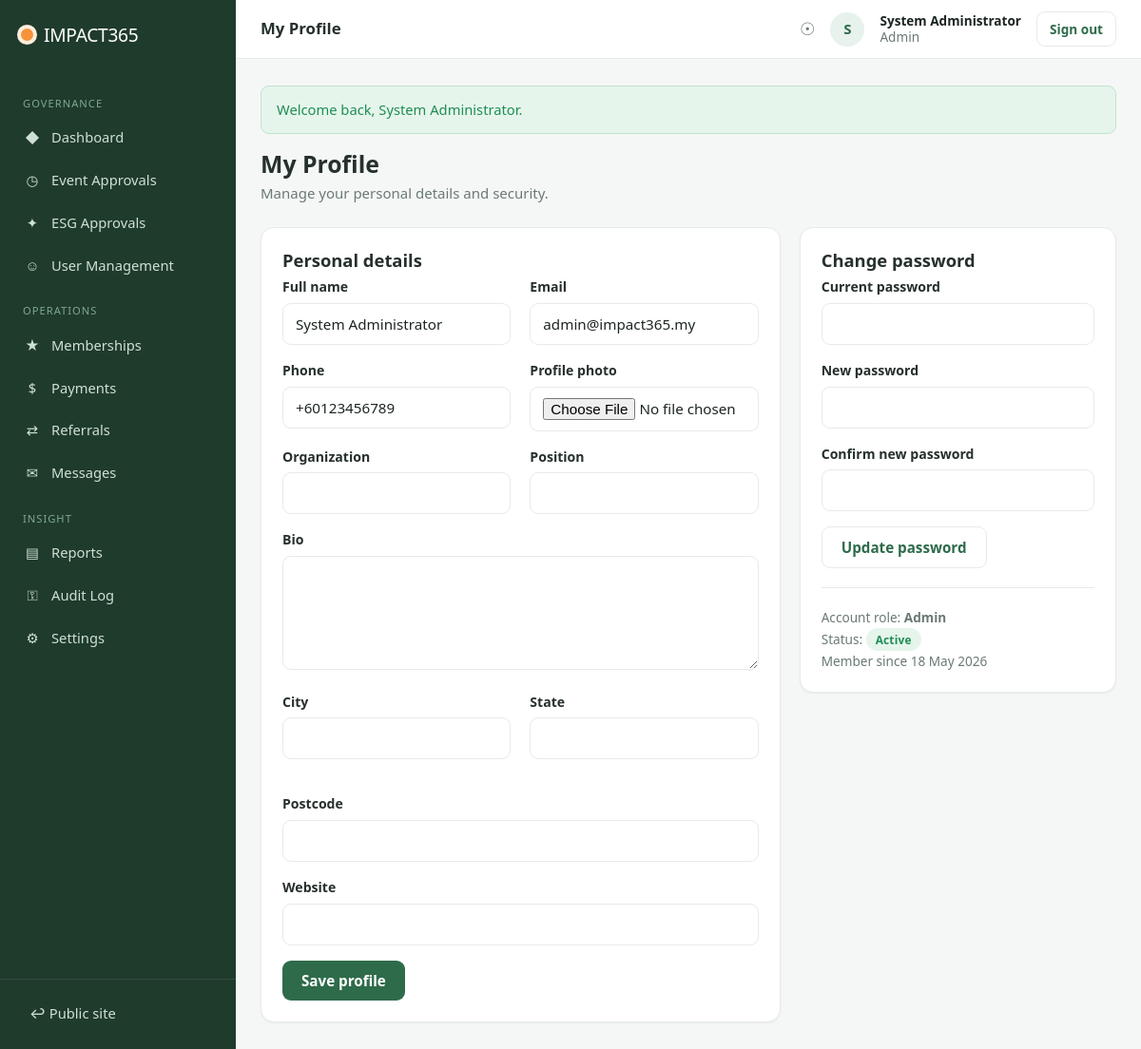
Page /member/profile.php (signed in) on the committed database.
### tables this page shows
CREATE TABLE IF NOT EXISTS `users` (
  `id`              INT UNSIGNED NOT NULL AUTO_INCREMENT,
  `name`            VARCHAR(120)  NOT NULL,
  `email`           VARCHAR(190)  NOT NULL,
  `phone`           VARCHAR(20)   DEFAULT NULL,
  `password_hash`   VARCHAR(255)  NOT NULL,
  `role`            ENUM('public','member','organizer','corporate','trainer','admin')
                    NOT NULL DEFAULT 'member',
  `status`          ENUM('pending','active','suspended','rejected')
                    NOT NULL DEFAULT 'active',
  `email_verified`  TINYINT(1)    NOT NULL DEFAULT 0,
  `verify_token`    VARCHAR(64)   DEFAULT NULL,
  `reset_token`     VARCHAR(64)   DEFAULT NULL,
  `reset_expires`   DATETIME      DEFAULT NULL,
  `referral_code`   VARCHAR(16)   DEFAULT NULL,
  `referred_by`     INT UNSIGNED  DEFAULT NULL,
  `profile_image`   VARCHAR(255)  DEFAULT NULL,
  `last_login_at`   DATETIME      DEFAULT NULL,
  `created_at`      DATETIME      NOT NULL DEFAULT CURRENT_TIMESTAMP,
  `updated_at`      DATETIME      NOT NULL DEFAULT CURRENT_TIMESTAMP
                    ON UPDATE CURRENT_TIMESTAMP,
  PRIMARY KEY (`id`),
  UNIQUE KEY `uq_users_email` (`email`),
  UNIQUE KEY `uq_users_refcode` (`referral_code`),
  KEY `idx_users_role` (`role`),
  KEY `idx_users_status` (`status`),
  KEY `idx_users_referred_by` (`referred_by`)
);

### inc/auth.php (called while the page is built, shortened)
<?php
require_once __DIR__ . '/functions.php';
function current_user(): ?array
{
    return $_SESSION['user'] ?? null;
}
function user_id(): ?int
{
    return isset($_SESSION['user']['id']) ? (int) $_SESSION['user']['id'] : null;
}
function user_role(): string
{
    return $_SESSION['user']['role'] ?? 'public';
}
function dashboard_url(): string
{
    return match (user_role()) {
        'admin'     => 'admin/index.php',
        'organizer' => 'organizer/index.php',
        'corporate' => 'corporate/index.php',
        'trainer'   => 'trainer/index.php',
        'member'    => 'member/index.php',
        default      => 'member/index.php',
    };
}

### config/db_config.php (called while the page is built, shortened)
<?php
final class Database
{
    private static ?PDO $instance = null;
    public static function pdo(): PDO
    {
        if (self::$instance instanceof PDO) {
            return self::$instance;
        }
        $dsn = sprintf(
            'mysql:host=%s;port=%d;dbname=%s;charset=%s',
            DB_HOST,
            DB_PORT,
            DB_NAME,
            DB_CHARSET
        );
        $options = [
            PDO::ATTR_ERRMODE            => PDO::ERRMODE_EXCEPTION,
            PDO::ATTR_DEFAULT_FETCH_MODE => PDO::FETCH_ASSOC,
            PDO::ATTR_EMULATE_PREPARES   => false,
            PDO::ATTR_PERSISTENT         => false,
        ];
        try {
            self::$instance = new PDO($dsn, DB_USER, DB_PASS, $options);
        } catch (PDOException $e) {
            error_log('[IMPACT365] DB connection failed: ' . $e->getMessage());
            http_response_code(503);
            if (APP_DEBUG) {
                exit('Database connection failed: ' . htmlspecialchars($e->getMessage()));
            }
            exit('Service temporarily unavailable. Please try again shortly.');
        }
        return self::$instance;
    }
}
function db(): PDO
{
    return Database::pdo();
}

### member/profile.php (the view, shortened to what this page needs)
<?php
require_once dirname(__DIR__) . '/inc/dashboard_layout.php';
$uid = user_id();
$user = db_one('SELECT * FROM users WHERE id = :u', ['u' => $uid]);
$profile = db_one('SELECT * FROM user_profiles WHERE user_id = :u', ['u' => $uid]) ?: [];
dash_header('My Profile');
?>
<div class="page-head"><div><h1>My Profile</h1><p>Manage your personal details and security.</p></div></div>
<div class="row">
  <div class="col" style="flex:2 1 480px">
    <div class="card card-pad">
      <h3 class="mb">Personal details</h3>
      <form method="post" enctype="multipart/form-data" data-once>
        <div class="row">
          <div class="col form-group"><label>Full name</label>
            <input name="name" required value="<?= e($user['name']) ?>"></div>
          <div class="col form-group"><label>Email</label>
            <input value="<?= e($user['email']) ?>" disabled></div>
        </div>
        <div class="row">
          <div class="col form-group"><label>Phone</label>
            <input name="phone" value="<?= e($user['phone']) ?>" placeholder="012-3456789"></div>
          <div class="col form-group"><label>Profile photo</label>
            <input type="file" name="profile_image" accept="image/*"></div>
        </div>
        <div class="row">
          <div class="col form-group"><label>Organization</label>
            <input name="organization" value="<?= e($profile['organization'] ?? '') ?>"></div>
          <div class="col form-group"><label>Position</label>
            <input name="position" value="<?= e($profile['position'] ?? '') ?>"></div>
        </div>
        <div class="form-group"><label>Bio</label>
          <textarea name="bio" rows="3"><?= e($profile['bio'] ?? '') ?></textarea></div>
        <div class="row">
          <div class="col form-group"><label>City</label>
            <input name="city" value="<?= e($profile['city'] ?? '') ?>"></div>
          <div class="col form-group"><label>State</label>
            <input name="state" value="<?= e($profile['state'] ?? '') ?>"></div>
          <div class="col form-group"><label>Postcode</label>
            <input name="postcode" value="<?= e($profile['postcode'] ?? '') ?>"></div>
        </div>
        <div class="form-group"><label>Website</label>
          <input name="website" value="<?= e($profile['website'] ?? '') ?>"></div>
        <button class="btn" type="submit">Save profile</button>
      </form>
    </div>
  </div>
  <div class="col" style="flex:1 1 300px">
    <div class="card card-pad">
      <h3 class="mb">Change password</h3>
      <form method="post" data-once>
        <div class="form-group"><label>Current password</label>
          <input type="password" name="current_password" required></div>
        <div class="form-group"><label>New password</label>
          <input type="password" name="new_password" required minlength="<?= PASSWORD_MIN_LENGTH ?>"></div>
        <div class="form-group"><label>Confirm new password</label>
          <input type="password" name="confirm_password" required></div>
        <button class="btn btn-ghost" type="submit">Update password</button>
      </form>
      <hr style="border:none;border-top:1px solid var(--line);margin:20px 0">
      <p class="small muted">Account role: <strong><?= e(ucfirst($user['role'])) ?></strong><br>
        Status: <?= status_badge($user['status']) ?><br>
        Member since <?= e(fdate($user['created_at'])) ?></p>
    </div>
  </div>
</div>
<?php
dash_footer();

### inc/dashboard_layout.php (shortened to what this page needs)
<?php
require_once __DIR__ . '/auth.php';
function dash_nav(string $role): array
{
    switch ($role) {
        case 'admin':
            return [
                ['label' => 'Governance', 'items' => [
                    ['Dashboard', 'admin/index.php', '◆'],
                    ['Event Approvals', 'admin/events.php', '◷'],
                    ['ESG Approvals', 'admin/esg.php', '✦'],
                    ['User Management', 'admin/users.php', '☺'],
                ]],
                ['label' => 'Operations', 'items' => [
                    ['Memberships', 'admin/memberships.php', '★'],
                    ['Payments', 'admin/payments.php', '$'],
                    ['Referrals', 'admin/referrals.php', '⇄'],
                    ['Messages', 'admin/messages.php', '✉'],
                ]],
                ['label' => 'Insight', 'items' => [
                    ['Reports', 'admin/reports.php', '▤'],
                    ['Audit Log', 'admin/audit.php', '⚿'],
                    ['Settings', 'admin/settings.php', '⚙'],
                ]],
            ];
    }
}
function dash_header(string $pageTitle): void
{
    $u    = current_user();
    $role = $u['role'] ?? 'member';
    $nav  = dash_nav($role);
    $cur  = basename($_SERVER['SCRIPT_NAME'] ?? '');
    $curDir = basename(dirname($_SERVER['SCRIPT_NAME'] ?? ''));
    $unread = unread_notifications((int) $u['id']);
    $initial = strtoupper(substr((string) $u['name'], 0, 1));
    ?>
<!doctype html>
<html lang="en">
<head>
<link rel="stylesheet" href="<?= e(ASSET_URL) ?>/css/style.css">
</head>
<body>
<div class="dash">
  <aside class="sidebar">
    <a class="brand" href="<?= e(url(dashboard_url())) ?>"><span class="dot"></span><?= e(APP_NAME) ?></a>
    <nav>
      <?php foreach ($nav as $group): ?>
        <div class="grp"><?= e($group['label']) ?></div>
        <?php foreach ($group['items'] as [$label, $path, $ico]):
            $isActive = ($cur === basename($path) && $curDir === basename(dirname($path))); ?>
          <a class="<?= $isActive ? 'active' : '' ?>" href="<?= e(url($path)) ?>">
            <span style="width:18px;text-align:center"><?= $ico ?></span><?= e($label) ?>
          </a>
        <?php endforeach; ?>
      <?php endforeach; ?>
    </nav>
    <div class="foot">
      <a href="<?= e(url('/')) ?>" style="color:#cfe0d6">↩ Public site</a>
    </div>
  </aside>
  <div class="main">
    <div class="topbar">
      <div style="display:flex;align-items:center;gap:12px">
        <span class="pg"><?= e($pageTitle) ?></span>
      </div>
      <div class="right">
        <a class="bell" href="<?= e(url($role === 'admin' ? 'admin/index.php' : 'member/index.php')) ?>" title="Notifications">
          &#9737;<?php if ($unread > 0): ?><span class="dot"><?= $unread > 9 ? '9+' : $unread ?></span><?php endif; ?>
        </a>
        <div class="avatar" title="<?= e($u['name']) ?>">
          <?php if (!empty($u['profile_image'])): ?>
            <img src="<?= e(upload_url($u['profile_image'])) ?>" alt="">
          <?php else: ?><?= e($initial) ?><?php endif; ?>
        </div>
        <div class="small" style="line-height:1.2">
          <strong><?= e($u['name']) ?></strong><br>
          <span class="muted"><?= e(ucfirst($role)) ?></span>
        </div>
        <a class="btn btn-ghost btn-sm" href="<?= e(url('auth/logout.php')) ?>">Sign out</a>
      </div>
    </div>
    <div class="content">
      <?= render_flashes() ?>
<?php
}
function dash_footer(): void
{
    ?>
    </div>
  </div>
</div>
</body>
</html>
<?php
}

### inc/functions.php (shortened to what this page needs)
<?php
require_once dirname(__DIR__) . '/config/db_config.php';
function e(?string $value): string
{
    return htmlspecialchars((string) $value, ENT_QUOTES | ENT_SUBSTITUTE, 'UTF-8');
}
function db_run(string $sql, array $params = []): PDOStatement
{
    $stmt = db()->prepare($sql);
    $stmt->execute($params);
    return $stmt;
}
function db_one(string $sql, array $params = []): ?array
{
    $row = db_run($sql, $params)->fetch();
    return $row === false ? null : $row;
}
function take_flashes(): array
{
    $f = $_SESSION['_flash'] ?? [];
    return $f;
}
function render_flashes(): string
{
    $out = '';
    foreach (take_flashes() as $f) {
        $cls = match ($f['type']) {
            'success' => 'alert-success',
            'error'   => 'alert-error',
            'warning' => 'alert-warning',
            default   => 'alert-info',
        };
        $out .= '<div class="alert ' . $cls . '">' . e($f['msg']) . '</div>';
    }
    return $out;
}
function url(string $path = ''): string
{
    return BASE_PATH . '/' . ltrim($path, '/');
}
function fdate(?string $dt, string $fmt = 'd M Y'): string
{
    $ts = strtotime($dt);
    return $ts ? date($fmt, $ts) : '-';
}
function status_badge(string $status): string
{
    $map = [
        'active' => 'ok', 'approved' => 'ok', 'paid' => 'ok', 'attended' => 'ok',
        'success' => 'ok', 'completed' => 'ok', 'fulfilled' => 'ok',
        'pending' => 'warn', 'requested' => 'warn', 'clicked' => 'warn',
        'registered' => 'info', 'draft' => 'muted', 'free' => 'info',
        'rejected' => 'bad', 'failed' => 'bad', 'cancelled' => 'bad',
        'suspended' => 'bad', 'expired' => 'bad', 'declined' => 'bad',
        'no_show' => 'bad', 'void' => 'muted',
    ];
    $cls = $map[$status] ?? 'muted';
    return '<span class="badge badge-' . $cls . '">' . e(ucfirst(str_replace('_', ' ', $status))) . '</span>';
}

### assets/css/style.css (style rules this page uses)
:root { --green:#1f3b2c; --green-600:#2e6b4a; --green-500:#3a8c5f; --green-100:#e7f2ec; --orange:#f5933b; --orange-100:#fdeedd; --charcoal:#26302c; --ink:#1c2622; --muted:#6b7a73; --line:#e6ebe8; --bg:#f5f7f6; --white:#ffffff; --ok:#1e8e54; --ok-bg:#e6f5ec; --warn:#b9791a; --warn-bg:#fdf1de; --bad:#c0392b; --bad-bg:#fbeae8; --info:#1f6f8b; --info-bg:#e6f1f4; --radius:14px; --radius-sm:9px; --shadow:0 1px 2px rgba(20,40,30,.05),0 8px 24px rgba(20,40,30,.06); --shadow-sm:0 1px 2px rgba(20,40,30,.06); --font:'Segoe UI',system-ui,-apple-system,Roboto,Helvetica,Arial,sans-serif; }
* { box-sizing:border-box;margin:0;padding:0 }
html { -webkit-text-size-adjust:100% }
body { font-family:var(--font);color:var(--ink);background:var(--bg);line-height:1.55;font-size:15px }
a { color:var(--green-600);text-decoration:none }
h1,h2,h3,h4 { line-height:1.25;color:var(--charcoal);font-weight:700 }
h1 { font-size:1.9rem }
h3 { font-size:1.15rem }
.muted { color:var(--muted) }
.small { font-size:.85rem }
.mb { margin-bottom:18px }
.row { display:flex;flex-wrap:wrap;gap:20px }
.col { flex:1 1 0;min-width:240px }
.btn { display:inline-flex;align-items:center;gap:8px;justify-content:center; background:var(--green-600);color:#fff;border:none;border-radius:var(--radius-sm); padding:11px 20px;font-size:.95rem;font-weight:600;cursor:pointer; transition:.15s;font-family:inherit;text-decoration:none }
.btn-ghost { background:transparent;color:var(--green-600);border:1.5px solid var(--line) }
.btn-sm { padding:7px 13px;font-size:.85rem }
.brand { display:flex;align-items:center;gap:10px;font-weight:800;font-size:1.25rem;color:var(--green);letter-spacing:-.3px }
.brand .dot { width:13px;height:13px;border-radius:50%;background:var(--orange);box-shadow:0 0 0 4px var(--orange-100) }
.card { background:var(--white);border:1px solid var(--line);border-radius:var(--radius); box-shadow:var(--shadow-sm);overflow:hidden }
.card-pad { padding:22px }
.card h3 { margin-bottom:6px }
.badge { display:inline-block;padding:3px 10px;border-radius:999px;font-size:.74rem;font-weight:700;letter-spacing:.2px }
.badge-ok { background:var(--ok-bg);color:var(--ok) }
.alert { padding:13px 16px;border-radius:var(--radius-sm);margin-bottom:16px;font-size:.92rem;border:1px solid transparent }
.alert-success { background:var(--ok-bg);color:var(--ok);border-color:#bfe3cd }
.form-group { margin-bottom:16px }
label { display:block;font-weight:600;font-size:.88rem;margin-bottom:6px;color:var(--charcoal) }
input,select,textarea { width:100%;padding:11px 13px;border:1.5px solid var(--line); border-radius:var(--radius-sm);font-family:inherit;font-size:.95rem;background:#fff;color:var(--ink) }
textarea { min-height:120px;resize:vertical }
.dash { display:flex;min-height:100vh }
.sidebar { width:248px;background:var(--green);color:#cfe0d6;display:flex;flex-direction:column; position:fixed;inset:0 auto 0 0;z-index:60 }
.sidebar .brand { color:#fff;padding:22px 22px;font-size:1.2rem }
.sidebar nav { flex:1;overflow-y:auto;padding:8px 12px }
.sidebar .grp { font-size:.7rem;text-transform:uppercase;letter-spacing:1px;color:#7fa890; padding:16px 12px 6px }
.sidebar a { display:flex;align-items:center;gap:11px;color:#cfe0d6;padding:10px 13px; border-radius:9px;font-size:.92rem;font-weight:500;margin-bottom:2px }
.sidebar .foot { padding:14px 18px;border-top:1px solid rgba(255,255,255,.1);font-size:.8rem }
.main { flex:1;margin-left:248px;display:flex;flex-direction:column;min-width:0 }
.topbar { background:#fff;border-bottom:1px solid var(--line);height:62px;display:flex; align-items:center;justify-content:space-between;padding:0 26px;position:sticky;top:0;z-index:40 }
.topbar .pg { font-weight:700;color:var(--charcoal);font-size:1.05rem }
.topbar .right { display:flex;align-items:center;gap:16px }
.avatar { width:36px;height:36px;border-radius:50%;background:var(--green-100);color:var(--green-600); display:flex;align-items:center;justify-content:center;font-weight:700;overflow:hidden }
.bell { position:relative;color:var(--muted);font-size:1.15rem }
.content { padding:28px 26px;flex:1 }
.page-head { display:flex;justify-content:space-between;align-items:flex-start;gap:16px; flex-wrap:wrap;margin-bottom:24px }
.page-head h1 { font-size:1.55rem }
.page-head p { color:var(--muted);margin-top:4px }

### rows in the picture
users: name "S", name "System Administrator", role "Admin", email "admin@impact365.my", phone "+60123456789", status "Active", created_at "18 May 2026"

### other values in the picture
APP_NAME "IMPACT365"
$group['label'] "GOVERNANCE"
$ico "◆"
$label "Dashboard"
$ico "◷"
$label "Event Approvals"
$ico "✦"
$label "ESG Approvals"
$ico "☺"
$label "User Management"
$group['label'] "OPERATIONS"
$ico "★"
$label "Memberships"
$ico "$"
$label "Payments"
